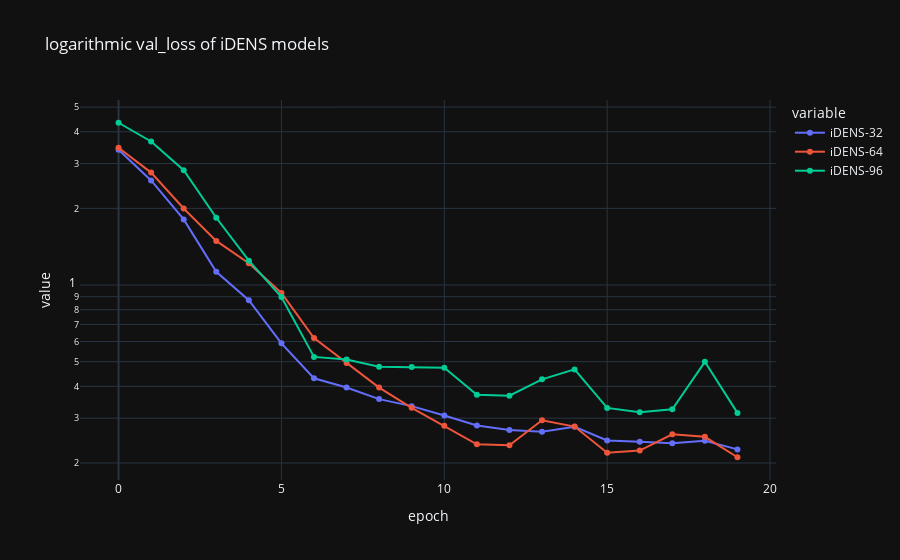

Notebook source saved alongside this figure:
### Code cell
plot_selection_metric("iDENS")

### Figure 1 — Plotly figure (JSON) as saved in the notebook; plotly's stock layout.template omitted (floating-point values rounded to 4 significant figures)
{"data": [{"hovertemplate": "variable=iDENS-32<br>epoch=%{x}<br>value=%{y}<extra></extra>", "legendgroup": "iDENS-32", "line": {"color": "#636efa", "dash": "solid"}, "marker": {"symbol": "circle"}, "mode": "lines+markers", "name": "iDENS-32", "orientation": "v", "showlegend": true, "type": "scatter", "x": [0, 1, 2, 3, 4, 5, 6, 7, 8, 9, 10, 11, 12, 13, 14, 15, 16, 17, 18, 19], "xaxis": "x", "y": [3.4, 2.574, 1.81, 1.128, 0.8715, 0.59, 0.4302, 0.396, 0.3564, 0.3345, 0.3074, 0.2808, 0.2697, 0.2654, 0.2777, 0.2452, 0.2421, 0.2389, 0.2446, 0.2262], "yaxis": "y"}, {"hovertemplate": "variable=iDENS-64<br>epoch=%{x}<br>value=%{y}<extra></extra>", "legendgroup": "iDENS-64", "line": {"color": "#EF553B", "dash": "solid"}, "marker": {"symbol": "circle"}, "mode": "lines+markers", "name": "iDENS-64", "orientation": "v", "showlegend": true, "type": "scatter", "x": [0, 1, 2, 3, 4, 5, 6, 7, 8, 9, 10, 11, 12, 13, 14, 15, 16, 17, 18, 19], "xaxis": "x", "y": [3.463, 2.764, 1.999, 1.49, 1.218, 0.9304, 0.619, 0.4944, 0.3956, 0.3296, 0.2798, 0.2368, 0.2348, 0.2945, 0.278, 0.2195, 0.2237, 0.2591, 0.2533, 0.2107], "yaxis": "y"}, {"hovertemplate": "variable=iDENS-96<br>epoch=%{x}<br>value=%{y}<extra></extra>", "legendgroup": "iDENS-96", "line": {"color": "#00cc96", "dash": "solid"}, "marker": {"symbol": "circle"}, "mode": "lines+markers", "name": "iDENS-96", "orientation": "v", "showlegend": true, "type": "scatter", "x": [0, 1, 2, 3, 4, 5, 6, 7, 8, 9, 10, 11, 12, 13, 14, 15, 16, 17, 18, 19], "xaxis": "x", "y": [4.339, 3.663, 2.824, 1.838, 1.246, 0.8971, 0.5221, 0.5094, 0.4772, 0.4764, 0.473, 0.3708, 0.3678, 0.4262, 0.4663, 0.3291, 0.3164, 0.3251, 0.4993, 0.3147], "yaxis": "y"}], "layout": {"legend": {"title": {"text": "variable"}, "tracegroupgap": 0}, "title": {"text": "logarithmic val_loss of iDENS models"}, "xaxis": {"anchor": "y", "domain": [0, 1], "title": {"text": "epoch"}}, "yaxis": {"anchor": "x", "domain": [0, 1], "title": {"text": "value"}, "type": "log"}}}
